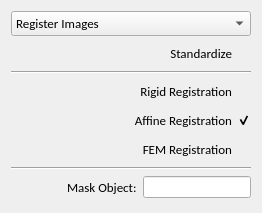
              <widget class="QWidget" name="m_PageGeneralOptions">
               <property name="geometry">
                <rect>
                 <x>0</x>
                 <y>0</y>
                 <width>262</width>
                 <height>213</height>
                </rect>
               </property>
               <attribute name="label">
                <string>GENERAL OPTIONS</string>
               </attribute>
               <layout class="QVBoxLayout" name="verticalLayout_8">
                <item>
                 <widget class="QComboBox" name="m_WhatToRegisterCombo">
                  <property name="font">
                   <font>
                    <family>Calibri</family>
                    <pointsize>10</pointsize>
                   </font>
                  </property>
                  <property name="toolTip">
                   <string>Choose what to register.

If you register masks, then the number of pixels in which the mask values are equal will be used.
Alternatively, if you register the images cropped by mask, then every 0-mask pixel in the image will be replaced with a 0, and any &gt;0 mask pixel will be kept.</string>
                  </property>
                  <item>
                   <property name="text">
                    <string>Register Images</string>
                   </property>
                  </item>
                  <item>
                   <property name="text">
                    <string>Register Images Cropped by Masks</string>
                   </property>
                  </item>
                  <item>
                   <property name="text">
                    <string>Register Masks</string>
                   </property>
                  </item>
                 </widget>
                </item>
                <item>
                 <widget class="QCheckBox" name="m_StandardizeCheck">
                  <property name="font">
                   <font>
                    <family>Calibri</family>
                    <pointsize>10</pointsize>
                   </font>
                  </property>
                  <property name="layoutDirection">
                   <enum>Qt::RightToLeft</enum>
                  </property>
                  <property name="styleSheet">
                   <string notr="true">background-color: rgba(255, 255, 255, 0);</string>
                  </property>
                  <property name="text">
                   <string>Standardize</string>
                  </property>
                 </widget>
                </item>
                <item>
                 <widget class="Line" name="line_3">
                  <property name="orientation">
                   <enum>Qt::Horizontal</enum>
                  </property>
                 </widget>
                </item>
                <item>
                 <widget class="QCheckBox" name="m_DoRigidCheck">
                  <property name="font">
                   <font>
                    <family>Calibri</family>
                    <pointsize>10</pointsize>
                   </font>
                  </property>
                  <property name="layoutDirection">
                   <enum>Qt::RightToLeft</enum>
                  </property>
                  <property name="styleSheet">
                   <string notr="true">background-color: rgba(255, 255, 255, 0);</string>
                  </property>
                  <property name="text">
                   <string>Rigid Registration</string>
                  </property>
                 </widget>
                </item>
                <item>
                 <widget class="QCheckBox" name="m_DoAffineCheck">
                  <property name="font">
                   <font>
                    <family>Calibri</family>
                    <pointsize>10</pointsize>
                   </font>
                  </property>
                  <property name="layoutDirection">
                   <enum>Qt::RightToLeft</enum>
                  </property>
                  <property name="styleSheet">
                   <string notr="true">background-color: rgba(255, 255, 255, 0);</string>
                  </property>
                  <property name="text">
                   <string>Affine Registration</string>
                  </property>
                  <property name="checked">
                   <bool>true</bool>
                  </property>
                 </widget>
                </item>
                <item>
                 <widget class="QCheckBox" name="m_DoFEMCheck">
                  <property name="font">
                   <font>
                    <family>Calibri</family>
                    <pointsize>10</pointsize>
                   </font>
                  </property>
                  <property name="layoutDirection">
                   <enum>Qt::RightToLeft</enum>
                  </property>
                  <property name="styleSheet">
                   <string notr="true">background-color: rgba(255, 255, 255, 0);</string>
                  </property>
                  <property name="text">
                   <string>FEM Registration</string>
                  </property>
                 </widget>
                </item>
                <item>
                 <widget class="Line" name="line_4">
                  <property name="orientation">
                   <enum>Qt::Horizontal</enum>
                  </property>
                 </widget>
                </item>
                <item>
                 <layout class="QHBoxLayout" name="m_MaskObjectLayout">
                  <item>
                   <spacer name="m_MetricZRadiusLabelSpace_16">
                    <property name="orientation">
                     <enum>Qt::Horizontal</enum>
                    </property>
                    <property name="sizeHint" stdset="0">
                     <size>
                      <width>40</width>
                      <height>20</height>
                     </size>
                    </property>
                   </spacer>
                  </item>
                  <item>
                   <widget class="QLabel" name="m_MaskObjectLabel">
                    <property name="font">
                     <font>
                      <family>Calibri</family>
                      <pointsize>10</pointsize>
                     </font>
                    </property>
                    <property name="styleSheet">
                     <string notr="true">background-color: rgba(255, 255, 255, 0);</string>
                    </property>
                    <property name="text">
                     <string>Mask Object:</string>
                    </property>
                   </widget>
                  </item>
                  <item>
                   <widget class="QLineEdit" name="m_MaskObjectText">
                    <property name="toolTip">
                     <string>&lt;html&gt;&lt;head/&gt;&lt;body&gt;&lt;p&gt;When registering masks,&lt;/p&gt;&lt;p&gt;you must choose which one to use&lt;/p&gt;&lt;p&gt;as the metric.&lt;/p&gt;&lt;p&gt;&lt;br/&gt;&lt;/p&gt;&lt;p&gt;It should be an object&lt;/p&gt;&lt;p&gt;that both the fixed&lt;/p&gt;&lt;p&gt;and moving studies&lt;/p&gt;&lt;p&gt;have in common.&lt;/p&gt;&lt;p&gt;&lt;br/&gt;&lt;/p&gt;&lt;p&gt;The number of pixels&lt;/p&gt;&lt;p&gt;overlapping between the&lt;/p&gt;&lt;p&gt;masks will be maximized&lt;/p&gt;&lt;p&gt;if you choose to&lt;/p&gt;&lt;p&gt;&amp;quot;Register Masks&amp;quot;.&lt;/p&gt;&lt;/body&gt;&lt;/html&gt;</string>
                    </property>
                   </widget>
                  </item>
                 </layout>
                </item>
                <item>
                 <spacer name="verticalSpacer_7">
                  <property name="orientation">
                   <enum>Qt::Vertical</enum>
                  </property>
                  <property name="sizeHint" stdset="0">
                   <size>
                    <width>20</width>
                    <height>40</height>
                   </size>
                  </property>
                 </spacer>
                </item>
               </layout>
              </widget>
